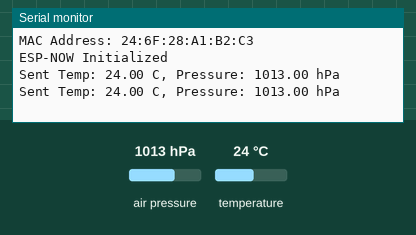
A sketch run on a simulated ESP32. Parts: the last lines printed to the serial monitor. Inputs (shaded band) come from the test bench; at power-on: air pressure 1013 hPa, temperature 24 °C.

Above: at 3.8 s.
3.9 s: air pressure set to 952 hPa
At 6.5 s:
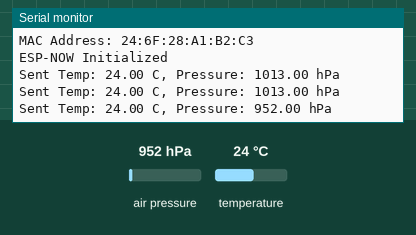
7.8 s: temperature set to 12 °C
At 10.2 s:
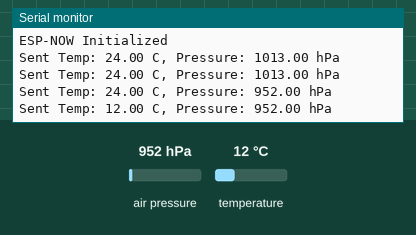
11.7 s: air pressure set to 975 hPa
At 12.7 s:
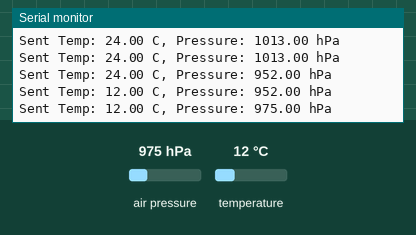
Timing chart, 0 to 14.7 s (numbered marks = the images above; inputs shaded):
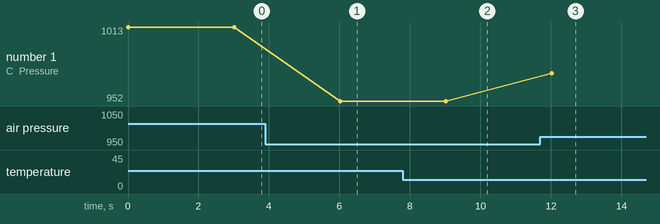

The sketch:

node2_bmp180.ino
```cpp
#include <Wire.h>
#include <Adafruit_BMP085.h>
#include <WiFi.h>
#include <esp_now.h>

Adafruit_BMP085 bmp;

struct SensorData {
  float temp;
  float pressure;
};

uint8_t gatewayAddress[] = {0x00, 0x4B, 0x12, 0x34, 0x20, 0x78}; // Gateway MAC

void setup() {
  Serial.begin(115200);

  if (!bmp.begin()) {
    Serial.println("BMP180 not detected. Check wiring.");
    while (1);
  }

  WiFi.mode(WIFI_STA);
  Serial.print("MAC Address: ");
  Serial.println(WiFi.macAddress());

  if (esp_now_init() != ESP_OK) {
    Serial.println("ESP-NOW init failed");
    return;
  }

  esp_now_peer_info_t peerInfo = {};
  memcpy(peerInfo.peer_addr, gatewayAddress, 6);
  peerInfo.channel = 0;
  peerInfo.encrypt = false;

  if (esp_now_add_peer(&peerInfo) != ESP_OK) {
    Serial.println("Failed to add peer");
    return;
  }

  Serial.println("ESP-NOW Initialized");
}

void loop() {
  SensorData dataToSend;
  dataToSend.temp = bmp.readTemperature();
  dataToSend.pressure = bmp.readPressure() / 100.0;  // Convert Pa to hPa

  esp_err_t result = esp_now_send(gatewayAddress, (uint8_t *)&dataToSend, sizeof(dataToSend));

  if (result == ESP_OK) {
    Serial.print("Sent Temp: ");
    Serial.print(dataToSend.temp);
    Serial.print(" C, Pressure: ");
    Serial.print(dataToSend.pressure);
    Serial.println(" hPa");
  } else {
    Serial.println("Error sending data");
  }

  delay(3000);
}
```

Measured:
- after the input at 3.9 s, the serial monitor: prints a new line after 2.1 s (image 1)
- after the input at 7.8 s, the serial monitor: prints a new line after 1.2 s (image 2)
- after the input at 11.7 s, the serial monitor: prints a new line after 0.33 s (image 3)
- plotted number 1: 1013 → 952 after the input at 3.9 s, 952 → 975 after the input at 11.7 s
